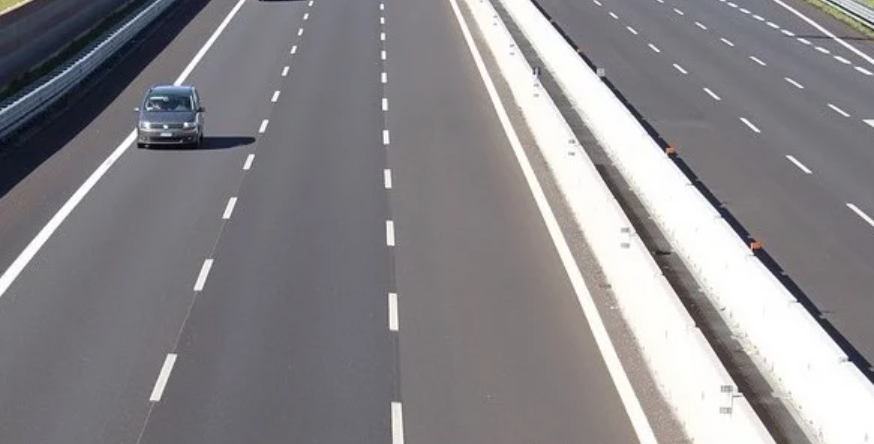
#> input picture myOpenCV/Resources/lanes.jpg, 874 x 444 px
$ python 13_lines.py
#> lines starting #> are read from the running program, lines starting #| are printed output that depends on the picture; after the words box and inside, x2 and y2 are one past the last pixel; in counts of white or black regions, pixels touching at a corner belong together
from ftplib import MAXLINE
import cv2
from cv2 import minEnclosingCircle
import numpy as np

im = cv2.imread('Resources/lanes.jpg')
#> im is the input picture: shape (444, 874, 3); mean B, G, R 138.2, 134.9, 137.2

gray = cv2.cvtColor(im, cv2.COLOR_BGR2GRAY)
cv2.imshow('gray', gray)

edges = cv2.Canny(gray, 50, 200)
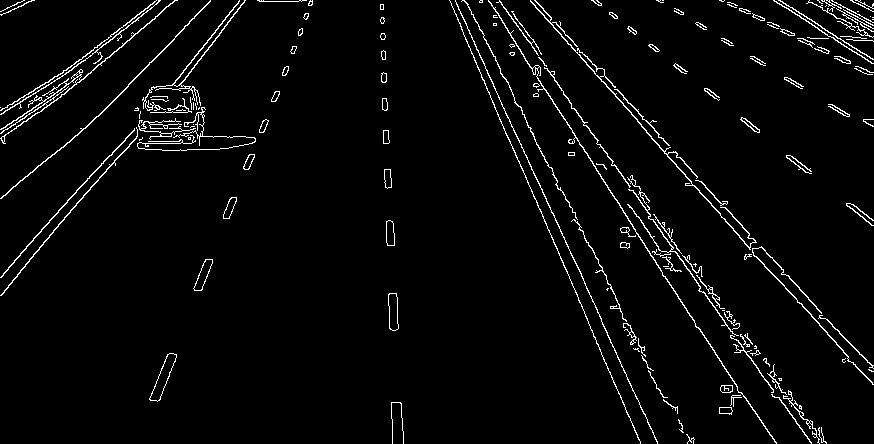
#> edges: shape (444, 874); 3.4% white in thin lines or dots
cv2.imshow("EI", edges)

lines = cv2.HoughLinesP(edges, rho=1, theta=np.pi/180, threshold=80,
                        lines=np.array([]), minLineLength=10, maxLineGap=250)
#> lines = 45 rows, first 6: [499, 0, 781, 402], [641, 126, 873, 384], [496, 15, 752, 409], [466, 2, 690, 441], [692, 185, 862, 373], [469, 33, 601, 318]

for line in lines:
    x1, y1, x2, y2 = line[0]
    cv2.line(im, (x1, y1), (x2, y2), (0, 0, 255), 2)
#> this loop made 45 passes
#> (x1, y1, x2, y2) on passes 1 to 12: (499, 0, 781, 402), (641, 126, 873, 384), (496, 15, 752, 409), (466, 2, 690, 441), (692, 185, 862, 373), (469, 33, 601, 318), (515, 152, 627, 414), (0, 295, 227, 24), (560, 24, 872, 371), (511, 11, 823, 441), (49, 220, 208, 49), (463, 0, 688, 441)
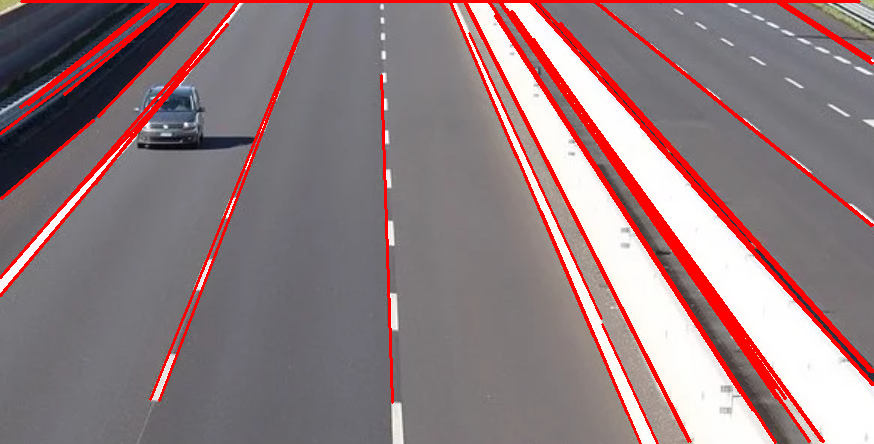
#> im: shape (444, 874, 3); 8.33% of pixels changed, all inside (x1, y1, x2, y2) = (0, 0, 874, 444)


cv2.imshow('results', im)
cv2.waitKey(0)
cv2.destroyAllWindows()

$ run again, with myOpenCV/Resources/car_on_road.jpg copied over myOpenCV/Resources/lanes.jpg
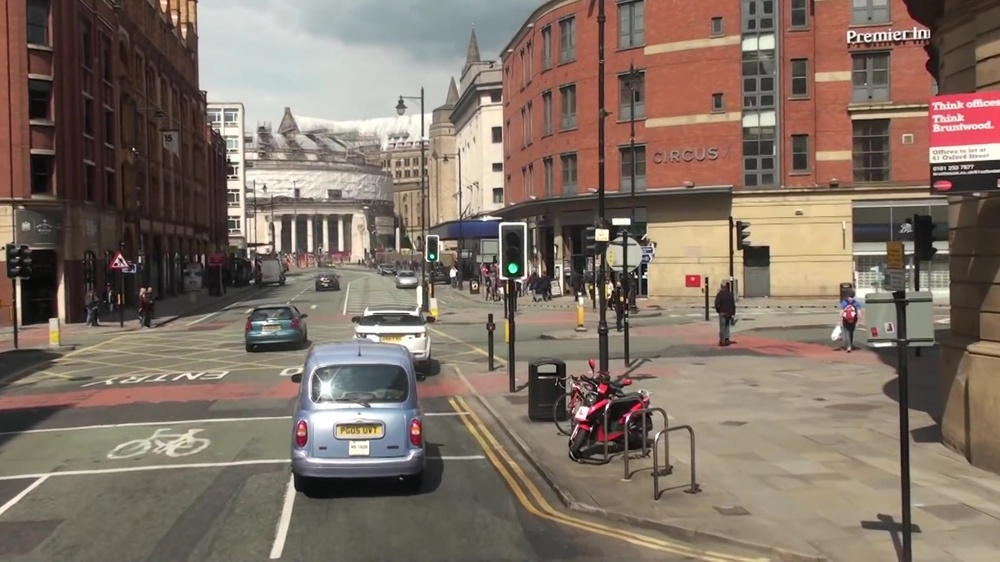
#> input picture myOpenCV/Resources/car_on_road.jpg, 1000 x 562 px, shrunk from 1920 x 1080 before the run
#> im is the input picture: shape (562, 1000, 3); mean B, G, R 101.5, 113.2, 128.9
#> `edges = cv2.Canny(gray, 50, 200)`:
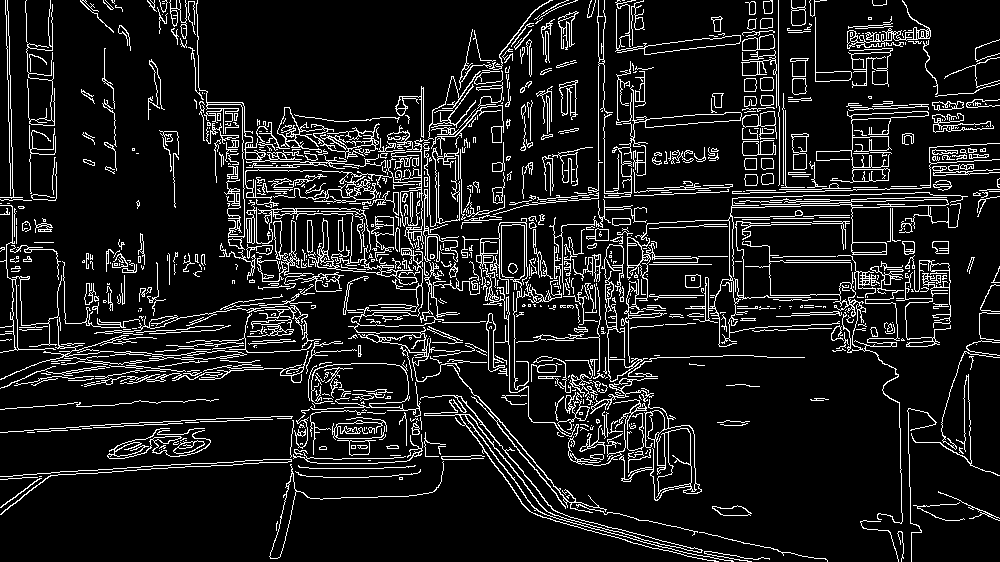
#> edges: shape (562, 1000); 10.8% white in thin lines or dots
#> lines = 254 rows, first 6: [12, 216, 997, 182], [6, 262, 972, 262], [16, 385, 950, 187], [12, 219, 997, 185], [9, 159, 951, 109], [12, 222, 971, 357]
#> the loop `for line in lines:` made 254 passes
#> after the loop `for line in lines:`:
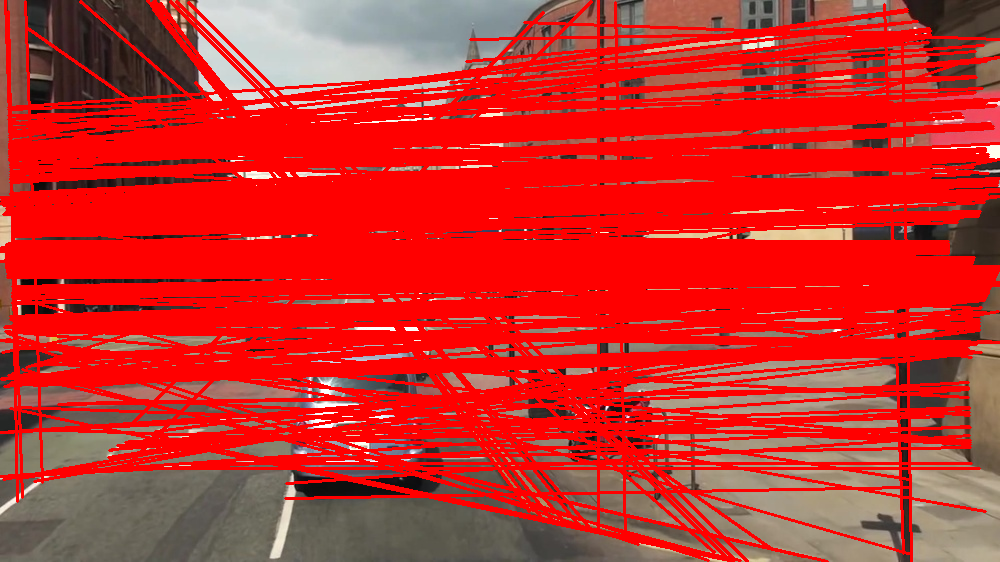
#> im: shape (562, 1000, 3); mean B, G, R 42.1, 46.8, 202.6
